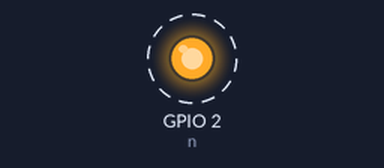
A program run on a simulated Raspberry Pi (BCM pin numbers). Shown: output pins drawn as LEDs (lit = HIGH). Dashed ring = blinking.

Above: at 0.5 s.
Timing chart, 0 to 4.6 s (numbered marks = the images above):
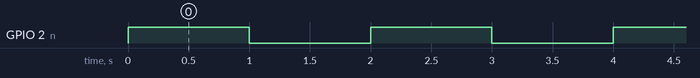

The program:

main.py
```python
import RPi.GPIO as gpio
import time


def main():
    n = 2
    gpio.setmode(gpio.BCM)
    gpio.setup(n, gpio.OUT, initial=gpio.LOW)
    while True:
        gpio.output(n, gpio.HIGH)
        time.sleep(1)
        gpio.output(n, gpio.LOW)
        time.sleep(1)


if __name__ == '__main__':
    main()
```

Measured:
- by itself, GPIO 2 (n): alternates HIGH for 1.0 s and LOW for 1.0 s
